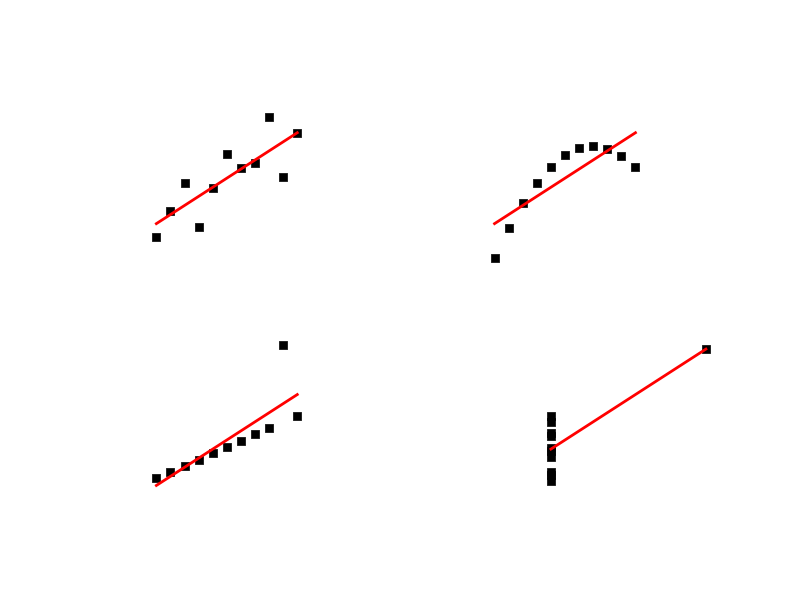

Generate this figure with Python:
#!/usr/bin/env python
"""

Edward Tufte uses this example from Anscombe to show 4 datasets of x
and y that have the same mean, standard deviation, and regression
line, but which are qualitatively different.

matplotlib fun for a rainy day

Downloaded from: http://matplotlib.sourceforge.net/examples/pylab_examples/anscombe.html
"""

from pylab import *

x =  array([10, 8, 13, 9, 11, 14, 6, 4, 12, 7, 5])
y1 = array([8.04, 6.95, 7.58, 8.81, 8.33, 9.96, 7.24, 4.26, 10.84, 4.82, 5.68])
y2 = array([9.14, 8.14, 8.74, 8.77, 9.26, 8.10, 6.13, 3.10, 9.13, 7.26, 4.74])
y3 = array([7.46, 6.77, 12.74, 7.11, 7.81, 8.84, 6.08, 5.39, 8.15, 6.42, 5.73])
x4 = array([8,8,8,8,8,8,8,19,8,8,8])
y4 = array([6.58,5.76,7.71,8.84,8.47,7.04,5.25,12.50,5.56,7.91,6.89])

def fit(x):
    return 3+0.5*x



xfit = array( [amin(x), amax(x) ] )

subplot(221, frameon=False)
pts, ls1 = plot(x,y1,'ks', xfit, fit(xfit), 'r-', lw=2)
ls1.set_visible(False)
axis([2,20,2,14])
setp(gca(), xticklabels=[], yticks=(4,8,12), xticks=(0,10,20))
xticks([])
yticks([])

subplot(222, frameon=False)
pts, ls2 =plot(x,y2,'ks', xfit, fit(xfit), 'r-', lw=2)
ls2.set_visible(False)
axis([2,20,2,1svg)
setp(gca(), xticklabels=[], yticks=(4,8,12), yticklabels=[], xticks=(0,10,20))
xticks([])
yticks([])

subplot(223, frameon=False)
pts, ls3 = plot(x,y3,'ks', xfit, fit(xfit), 'r-', lw=2)
ls3.set_visible(False)
axis([2,20,2,14])
setp(gca(), yticks=(4,8,12), xticks=(0,10,20))
xticks([])
yticks([])

subplot(224, frameon=False)
xfit = array([amin(x4),amax(x4)])
pts, ls4 = plot(x4,y4,'ks', xfit, fit(xfit), 'r-', lw=2)
ls4.set_visible(False)
axis([2,20,2,14])
setp(gca(), yticklabels=[], yticks=(4,8,12), xticks=(0,10,20))
xticks([])
yticks([])

#verify the stats
pairs = (x,y1), (x,y2), (x,y3), (x4,y4)

ls1.set_visible(True)
ls2.set_visible(True)
ls3.set_visible(True)
ls4.set_visible(True)

savefig('anscombe.png')
savefig('anscombe.svg')
